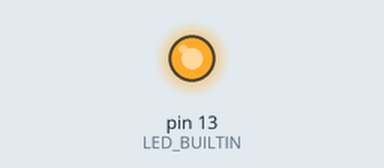
A sketch run on a simulated Arduino Uno, built with avr-gcc and run on an emulated ATmega328P. On the bench: output pins drawn as LEDs (lit = HIGH).

Above: at 0.5 s.
At 60.5 s:
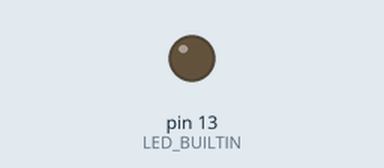
Timing chart, 0 to 70.2 s (numbered marks = the images above):
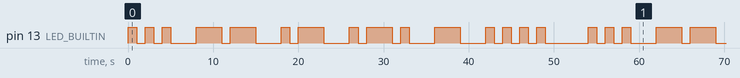

The sketch:

Morse2.1.ino
```cpp
void setup() {
  // put your setup code here, to run once:
  pinMode(LED_BUILTIN, OUTPUT);
}

void loop() {
  // put your main code here, to run repeatedly:
  digitalWrite(LED_BUILTIN, HIGH);
  delay(1000);
  digitalWrite(LED_BUILTIN, LOW);
  delay(1000);
  digitalWrite(LED_BUILTIN, HIGH);
  delay(1000);
  digitalWrite(LED_BUILTIN, LOW);
  delay(1000);
  digitalWrite(LED_BUILTIN, HIGH);
  delay(1000);
  digitalWrite(LED_BUILTIN, LOW);
  delay(3000);
  //S
  digitalWrite(LED_BUILTIN, HIGH);
  delay(3000);
  digitalWrite(LED_BUILTIN, LOW);
  delay(1000);
  digitalWrite(LED_BUILTIN, HIGH);
  delay(3000);
  digitalWrite(LED_BUILTIN, LOW);
  delay(3000);
  //M
  digitalWrite(LED_BUILTIN, HIGH);
  delay(1000);
  digitalWrite(LED_BUILTIN, LOW);
  delay(1000);
  digitalWrite(LED_BUILTIN, HIGH);
  delay(3000);
  digitalWrite(LED_BUILTIN, LOW);
  delay(3000);
  //A
  digitalWrite(LED_BUILTIN, HIGH);
  delay(1000);
  digitalWrite(LED_BUILTIN, LOW);
  delay(1000);
  digitalWrite(LED_BUILTIN, HIGH);
  delay(3000);
  digitalWrite(LED_BUILTIN, LOW);
  delay(1000);
  digitalWrite(LED_BUILTIN, HIGH);
  delay(1000);
  digitalWrite(LED_BUILTIN, LOW);
  delay(3000);
  //R
  digitalWrite(LED_BUILTIN, HIGH);
  delay(3000);
  digitalWrite(LED_BUILTIN, LOW);
  delay(3000);
  //T
  digitalWrite(LED_BUILTIN, HIGH);
  delay(1000);
  digitalWrite(LED_BUILTIN, LOW);
  delay(1000);
  digitalWrite(LED_BUILTIN, HIGH);
  delay(1000);
  digitalWrite(LED_BUILTIN, LOW);
  delay(1000);
  digitalWrite(LED_BUILTIN, HIGH);
  delay(1000);
  digitalWrite(LED_BUILTIN, LOW);
  delay(1000);
  digitalWrite(LED_BUILTIN, HIGH);
  delay(1000);
  digitalWrite(LED_BUILTIN, LOW);
  delay(5000);
  //H
}
```

Measured:
- by itself, pin 13 (LED_BUILTIN): moves between LOW and HIGH, repeating every 54.0 s
- by itself, everything shown: repeats every 54.0 s, in 30 steps
